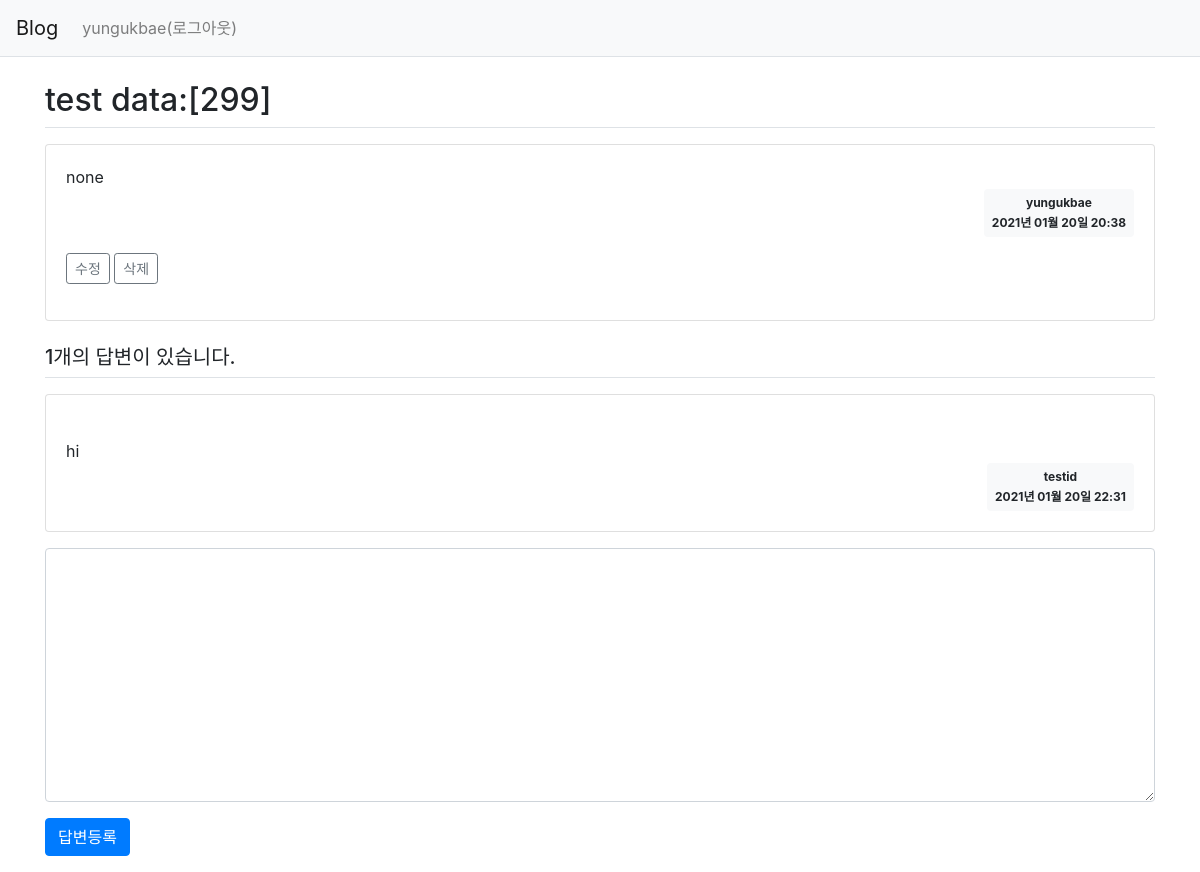
Screenshot of /question/detail/300/ (signed in) with the database file from the repository.
### pybo/models.py (models this page shows)
class User(db.Model):
    id = db.Column(db.Integer, primary_key=True)
    username = db.Column(db.String(150), nullable=False)  #unique는 같은 값을 저장할 수 없다는 뜻이다.
    password = db.Column(db.String(200), nullable=False)
    email = db.Column(db.String(120),unique=True, nullable=False)

class Question(db.Model):
    id = db.Column(db.Integer, primary_key=True)
    subject = db.Column(db.String(200),nullable=False)
    content = db.Column(db.Text(),nullable=False)
    create_date = db.Column(db.DateTime(),nullable=False)
    user_id = db.Column(db.Integer, db.ForeignKey('user.id', ondelete='CASCADE'), nullable=False)
    user = db.relationship('User',backref=db.backref('question_set'))
    modify_date = db.Column(db.DateTime(), nullable=True)

class Answer(db.Model):
    id = db.Column(db.Integer, primary_key=True)
    question_id = db.Column(db.Integer, db.ForeignKey('question.id',ondelete='CASCADE'))     #db.ForeignKey에 지정한 첫 번째 값은 연결한 모델의 속성명이고 두 번째 ondelete에 지정한 값은 삭제 연동 설정이다. 즉, 답변 모델의 quesion_id 속성은 질문 모델의 id 속성과 연결되며 ondelete='CASCADE'에 의해 데이터베이스에서 쿼리를 이용하여 질문을 삭제하면 해당 질문에 달린 답변도 함꼐 삭제된다.
    question = db.relationship('Question',backref=db.backref('answer_set'))  #quesion속성은 답변 모델에서 질문 모델을 참조하기 위해 추가했다. 예를 들어 답변 모델 객체에서 질문 모델 객체의 제목을 참조하려면 answer.question.subject처럼 할 수 있다. 이렇게 하려면 속성을 추가할 때 db.Column이 아닌 db.relationship을 사용해야한다.
    content = db.Column(db.Text(), nullable=False)
    create_date = db.Column(db.DateTime(), nullable=False)
    user_id = db.Column(db.Integer, db.ForeignKey('user.id', ondelete='CASCADE'), nullable=False)
    user = db.relationship('User',backref=db.backref('answer_set'))
    modify_date = db.Column(db.DateTime(), nullable=True)

### pybo/views/question_views.py (the view)
@bp.route('/detail/<int:question_id>/')
def detail(question_id):
    form = AnswerForm()
    question = Question.query.get_or_404(question_id) #get_or_404는 해당 데이터를 찾을 수 없는 경우 404페이지를 출력해준다.
    return render_template('question/question_detail.html',question=question, form=form)

### pybo/forms.py
class AnswerForm(FlaskForm):
    content = TextAreaField('내용',validators=[DataRequired('내용은 필수입력 항목입니다.')])

### pybo/filter.py (called while the page is built)
def format_datetime(value, fmt='%Y년 %m월 %d일 %H:%M'):
    return value.strftime(fmt)

### pybo/views/auth_views.py (called while the page is built)
@bp.before_app_request
def load_logged_in_user():
    user_id = session.get('user_id')
    if user_id is None:
        g.user = None
    else:
        g.user=User.query.get(user_id)

### pybo/templates/question/question_detail.html (shortened to what this page needs)
{% extends 'base.html' %}
{% block content %}
<div class="container my-3">
    <h2 class="border-bottom py-2">{{ question.subject }}</h2>
    <div class="card my-3">
        <div class="card-body">
            <div class="card-text" style="white-space: pre-line;">{{ question.content }}</div>
            <div class="d-flex justify-content-end">
                {% if question.modify_date %}
                <div class="badge badge-light p-2 text-left mx-3">
                    <div class="mb-2">{{question.user.username}} modified at</div>
                    <div>{{ question.modify_date|datetime }}</div>
                </div>
                {% else %}
                <div class="badge badge-light p-2">
                    <div class="mb-2">{{ question.user.username }}</div>
                    <div>{{ question.create_date|datetime }}</div>
                </div>
                {% endif %}
            </div>
            {% if g.user == question.user %}
            <div class="my-3">
                <a href="{{ url_for('question.modify', question_id=question.id) }}" class="btn btn-sm btn-outline-secondary">수정</a>
                <a href="#" class="delete btn btn-sm btn-outline-secondary" data-uri="{{ url_for('question.delete',question_id=question.id) }}">삭제</a>
            </div>
            {% endif %}
        </div>
    </div>
    <h5 class="border-bottom my-3 py-2">{{ question.answer_set|length }}개의 답변이 있습니다.</h5>
    {% for answer in question.answer_set %}
    <div class="card my-3">
        <div class="card-body">
            <div class="card-text" style="white-space: pre-line;">
            {{ answer.content }}
            </div>
            <div class="d-flex justify-content-end">
                {% if answer.modify_date %}
                    <div class="badge badge-light p-2 text-left mx-3">
                    <div class="mb-2">{{answer.user.username}} modified at</div>
                    <div>{{ answer.modify_date|datetime }}</div>
                </div>
                {% else %}
                <div class="badge badge-light p-2">
                    <div class="mb-2">{{ answer.user.username }}</div>
                    <div>{{ answer.create_date|datetime }}</div>
                </div>
                {% endif %}
            </div>
        </div>
    </div>
    {% endfor %}
    <form action="{{ url_for('answer.create',question_id=question.id)}}" method="POST" class="my-3">
        <div class="form-group">
            <textarea {% if not g.user %}disabled{% endif %} class="form-control" name="content" id="content" rows="10"></textarea>
        </div>
        <input type="submit" value="답변등록" class="btn btn-primary">
    </form>
</div>
{% endblock %}

### pybo/templates/navbar.html (shortened to what this page needs)
<nav class="navbar navbar-expand-lg navbar-light bg-light border-bottom">
    <a class="navbar-brand" href="{{ url_for('main.index') }}">Blog
    </a>
    <div class="collapse navbar-collapse flex-grow-0" id="navbarNav">
        {% if g.user %}
        <ul class="navbar-nav">
            <li class="nav-item">
                <a href="{{ url_for('auth.logout') }}" class="nav-link">{{ g.user.username }}(로그아웃)</a>
            </li>
        </ul>
        {% endif %}
    </div>
</nav>

### rows the page displays
User: user.username "yungukbae"
Question: subject "test data:[299]", content "none", create_date "2021년 01월 20일 20:38"
Answer: content "hi", user.username "testid", create_date "2021년 01월 20일 22:31"

### other values shown
{{ question.answer_set|length }} "1"
